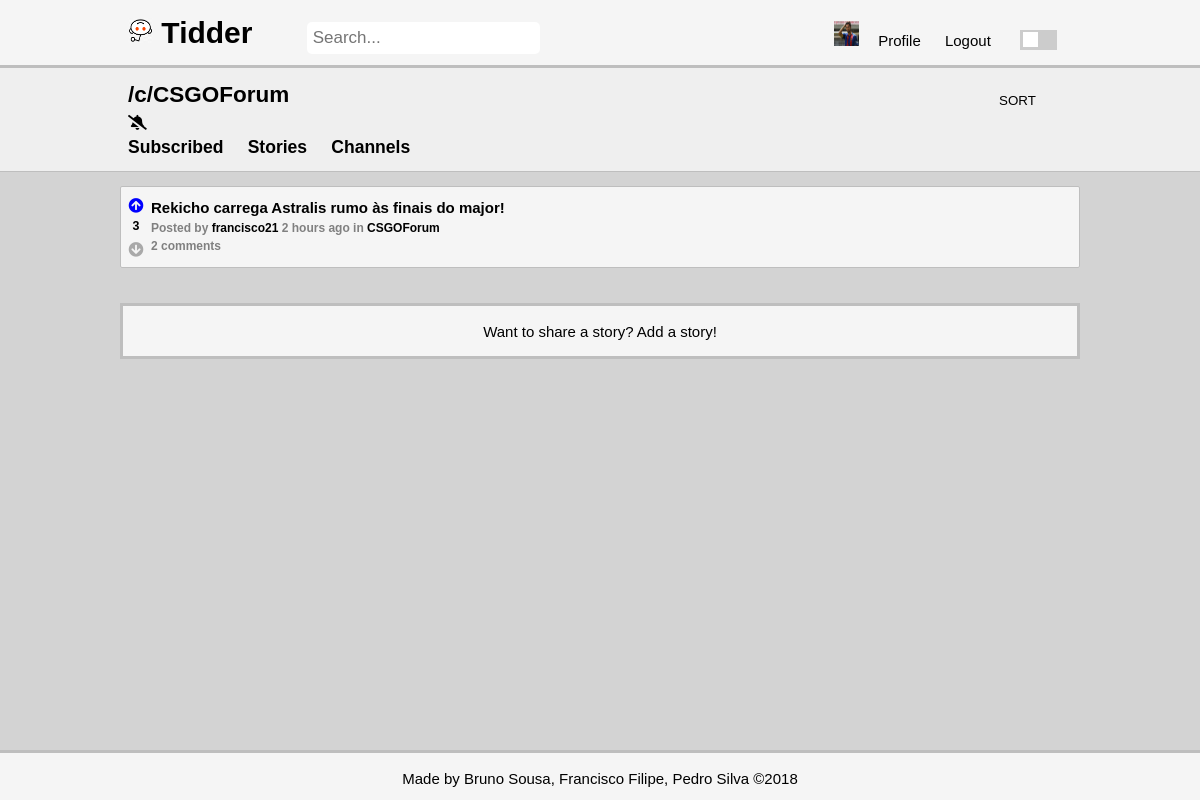
The app's page /pages/stories.php?channel=CSGOForum (signed in) with its own data.
### tables this page shows
CREATE TABLE opinion (
    opinion_id INTEGER NOT NULL PRIMARY KEY AUTOINCREMENT,
	parent_id INTEGER REFERENCES opinion(opinion_id),
    opinion_title VARCHAR,
    opinion_text VARCHAR NOT NULL,
	channel_id INTEGER REFERENCES channel,
	posted DATETIME NOT NULL,
    user_id INTEGER NOT NULL REFERENCES user
);

CREATE TABLE channel(
	channel_id INTEGER NOT NULL PRIMARY KEY AUTOINCREMENT,
	channel_name VARCHAR NOT NULL UNIQUE
);

### pages/stories.php (called while the page is built, shortened)
<?php
	include_once('../includes/date.php');
	include_once('../database/db_story.php');
	include_once('../database/db_channel.php');
	include_once('../templates/tpl_common.php');
	include_once('../templates/tpl_stories.php');
	if(isset($_GET['subscribed']) && $_GET['subscribed'] == 'true'){
		if(!isset($_SESSION['user_id']))
			die(header('Location: ../index.php'));
		$stories = array_reverse(getAllSubscribedStories($_SESSION['user_id']));
	}
	else if(isset($_GET['channel'])){
		$channel = urldecode($_GET['channel']);
		if (isset($_SESSION['user_id'])){
			$channel_id = getChannelID($channel);
			$subscribed = checkSubscription($channel_id, $_SESSION['user_id']);
		}
		$stories = array_reverse(getAllChannelStories($channel));
	}
	else $stories = array_reverse(getAllStories());
	$now = time();
	for($i = 0; $i < count($stories); $i++){
		$stories[$i]['username'] = getUserName($stories[$i]['user_id']);
		$stories[$i]['score'] = getScore($stories[$i]['opinion_id']);
		$stories[$i]['comments']= getNumberComments($stories[$i]['opinion_id']);
		$stories[$i]['channel_name']= getChannelName($stories[$i]['channel_id']);
		if(isset($_SESSION['user_id']))
			$stories[$i]['vote'] = getVote($stories[$i]['opinion_id'], $_SESSION['user_id']);
	}
	draw_stories($stories,true);
?>

### database/db_channel.php (called while the page is built, shortened)
<?php
	function getChannelID($channel_name){
		$db = Database::instance()->db();
		$stmt = $db->prepare('SELECT channel_id FROM channel WHERE channel_name = ?');
		$stmt->execute(array($channel_name));
		return $stmt->fetch()['channel_id'];
	}
	function checkSubscription($channel_id, $user_id){
		$db = Database::instance()->db();
		$stmt = $db->prepare('SELECT * FROM subscription WHERE channel_id = ? AND user_id = ?');
		$stmt->execute(array($channel_id, $user_id));
		return $stmt->fetch();
	}
?>

### database/db_story.php (called while the page is built, shortened)
<?php
	function getAllChannelStories($channel) {
		$db = Database::instance()->db();
		$stmt = $db->prepare('SELECT * FROM opinion INNER JOIN channel ON opinion.channel_id = channel.channel_id WHERE parent_id IS NULL AND channel_name = ?');
		$stmt->execute(array($channel));
		return $stmt->fetchAll();
	}
?>

### includes/date.php (called while the page is built, shortened)
<?php
	function deltaTime($now, $date){
		$time = strtotime($date);
		$delta = $now - $time;
		if(!floor($delta/86400)){
			$time_word = (floor($delta/3600) == 1 ? ' hour ' : ' hours ');
			return floor($delta/3600).$time_word.'ago';
		}
		$time_word = (floor($delta/31104000) == 1 ? ' year ' : ' years ');
		return floor($delta/31104000).$time_word.'ago';
	}
?>

### templates/tpl_stories.php (the view, shortened to what this page needs)
<?php
	function draw_stories($stories, $not_profile){
		global $channel;
		global $page;
		?>
	<section id="stories">
	<header class = "secondary-header">
	<div class = "container">
		<?php if(isset($_GET['subscribed']) && $_GET['subscribed'] == 'true') { ?>
			<h2>Subscribed</h2>
			<h3><a href="stories.php">Stories</a></h3>
			<h3><a href="channels.php">Channels</a></h3>
		<?php } else if($channel) { ?>
			<h2><?='/c/'.htmlentities($channel)?></h2>
			<?php if(isset($_SESSION['user_id'])) {
					global $channel_id;
					global $subscribed;
					if($subscribed) { ?>
						<div class="unsubscribe" role="button" data-id="<?=$channel_id?>"><i class="fas fa-bell-slash"></i></div>
					<?php } else { ?>
						<div class="subscribe" role="button" data-id="<?=$channel_id?>"><i class="fas fa-bell"></i></div>
					<?php }
				} ?>
			<h3><a href="stories.php?subscribed=true">Subscribed</a></h3>
			<h3><a href="stories.php">Stories</a></h3>
			<h3><a href="channels.php">Channels</a></h3>
		<?php } else {?>
			<h2>Stories</h2>
			<h3><a href="stories.php?subscribed=true">Subscribed</a></h3>
			<h3><a href="channels.php">Channels</a></h3>
		<?php } ?>
			<?php if ($not_profile) { ?>
			<form method="post" action="../actions/action_sort_stories.php">
				<select name="sort" onchange="this.form.submit();">
					<option value="-1" hidden selected>SORT</option>
				</select>
			</form >
			<?php } ?>
		</div>
		</header>
		<div class = "container">
			<ol>
			<?php
				foreach($stories as $story)
					draw_story($story);
			?>
			</ol>
		</div>
		<?php if($not_profile){
			if(!isset($_SESSION['user_id'])) { ?>
			<footer class = "secondary-footer">
				<p>Want to add a story? <a href='../pages/login.php?redirect=<?=urlencode($page)?>'>Login</a> or <a href='../pages/signup.php?redirect=<?=urlencode($page)?>'>Signup</a></p>
			</footer>
		<?php } else if($channel){?>
			<footer class = "secondary-footer">
				<p>Want to share a story? <a href="add_story.php?channel=<?=$channel?>">Add a story!</a></p>
			</footer>
		<?php } else {?>
			<footer class = "secondary-footer" >
				<p>Want to share a story? <a href="add_story.php">Add a story!</a></p>
			</footer>
			<?php } ?>
		<?php } ?>
			</section>
<?php }
		function draw_story($story) {
		global $now;
		?>
		<li>
				<article class="story" data-id="<?=$story['opinion_id']?>">
					<div class = "votes-container">
							<div class = "votes">
								<div class="upvote" role="button" data-value="<?=$story['vote']?>"><i class="fas fa-arrow-circle-up"></i></div>
								<h5><?=$story['score']?></h5>
								<div class="downvote" role="button" data-value="<?=$story['vote']?>"><i class="fas fa-arrow-circle-down"></i></div>
							</div>
					</div>
					<div class = "storyinfo">
						<h3><a href="story.php?story_id=<?=$story['opinion_id']?>"><?=htmlentities($story['opinion_title'])?></a></h3>
						<h4>Posted by <a href="<?='profile.php?username='.urlencode($story['username'])?>"><?=htmlentities($story['username'])?></a>
							<?=deltaTime($now, $story['posted'])?>
							in <a href="<?='stories.php?channel='.urlencode($story['channel_name'])?>"><?=htmlentities($story['channel_name'])?></a></h4>
						<?php if($story['comments'] == 1){ ?>
							<h4><?=$story['comments']?> comment</h4>
						<?php } else { ?>
							<h4><?=$story['comments']?> comments</h4>
						<?php } ?>
					</div>
		   </article>
		</li>
    <?php } ?>

### css/style.css (style rules this page uses)
html, body { height: 100%; margin: 0; }
body { background-color: var(--main-bg); font: 15px/1.5 Arial, Helvetica, sans-serif; padding: 0; position: relative; }
h2, h3, h5,p { color: var(--main-font-color); }
h4 { font-size: 12px; color: var(--secondary-font-color); }
.container { width: 80%; margin: 0px auto; overflow: hidden; min-height: 100%; position: relative; }
select { border: none; background-color: inherit; color: var(--main-font-color); -webkit-appearance: none; -moz-appearance: none; text-indent: 1px; text-overflow: ''; text-align-last: center; padding: 5px; }
footer { background-color: var(--writing-bg); border-top: var(--border-color) 3px solid; height:50px; text-align: center; color: var(--main-font-color); }
a { color: var(--main-font-color); text-decoration: none; }
ol { list-style-type: none; padding: 0; }
.fa-arrow-circle-down, .fa-arrow-circle-up { color: var(--icon-color); }
.light .upvote[data-value="1"] .fa-arrow-circle-up , .fa-arrow-circle-up:hover { color: blue; }
.upvote , .downvote { margin:0; padding:0; margin-top: 3px; }
header { background-color: var(--writing-bg); color: var(--main-font-color); padding: 10px; border-bottom: var(--border-color) 3px solid; }
.secondary-header { background-color: var(--secondary-writing-bg); border-bottom: var(--border-color) 1px solid; }
.secondary-header h3, .secondary-header h2 { display: inline-block; padding-right: 20px; margin: 0; }
.secondary-header select { display: inline-block; position: absolute; right: 0; top: 10px; padding: 5px; }
.secondary-footer { margin: 20px 10%; border: var(--border-color) 3px solid; }
article.story { background-color: var(--writing-bg); position: relative; min-height: 80px; border-radius: 2px; border: var(--border-color) 1px solid; margin-top: -1px; }
.votes-container { position: absolute; float: left; width: 30px; display: flex; align-items: center; justify-content: center; flex-direction: column; margin-top: 5px; }
.votes-container h5 { padding: 0; margin: 0; text-align: center; }
article.story .storyinfo { padding: 10px; padding-left: 30px; overflow: hidden; }
article.story .storyinfo h3 { margin: 0; margin-right: 5px; font-size: 15px; }
article.story .storyinfo h3 a { color: var(--main-font-color); text-decoration: none; }
article.story .storyinfo h4 { margin: 0; }
article.story .storyinfo h4 a { text-decoration: none; }

### css/color.css (style rules this page uses)
:root { --grey-shade-0: #f9f9f9; --grey-shade-1: #f5f5f5; --grey-shade-1-5: #efefef; --grey-shade-2: #d3d3d3; --grey-shade-3: #bebebe; --grey-shade-4: #a9a9a9; --grey-shade-5: #808080; --grey-shade-6: #505050; --grey-shade-7: #303030; --grey-shade-7-5: #a79e9e; --grey-shade-8: #3b3737; --grey-shade-9: #928d88; --grey-shade-10: #bebebe; }
body.light { --main-bg: var(--grey-shade-2); --hover-bg: var(--grey-shade-2); --writing-bg: var(--grey-shade-1); --secondary-writing-bg: var(--grey-shade-1-5); --border-color: var(--grey-shade-3); --main-font-color: black; --secondary-font-color: var(--grey-shade-5); --icon-color: var(--grey-shade-4); --button-color: var(--grey-shade-3); --button-color-hover: var(--grey-shade-5); }

### records on screen
opinion: $story['vote'] 1 (drawn), score "3", opinion_title "Rekicho carrega Astralis rumo às finais do major!", username "francisco21", posted "2 hours ago", channel.channel_name "CSGOForum", comments "2"

### other values on screen
$channel "CSGOForum"
